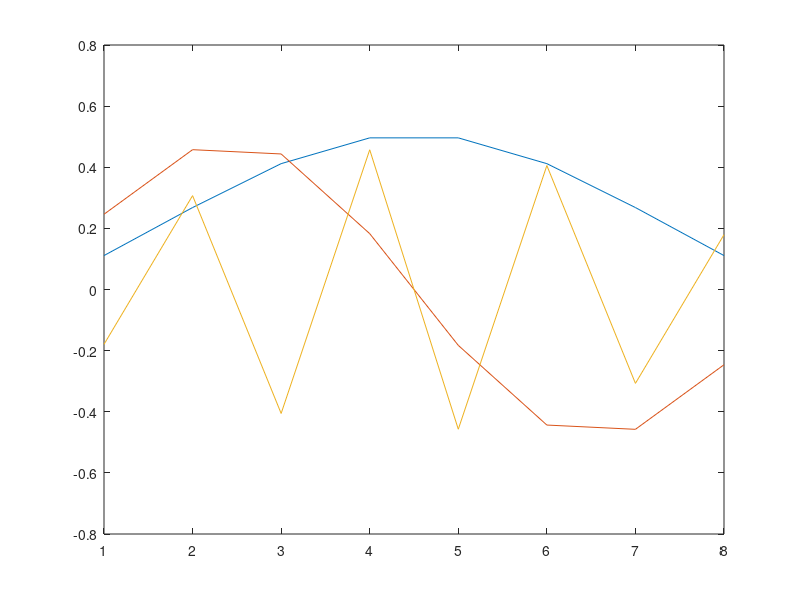

MATLAB code for this plot:
%Stability of Zero Curvature State

%linear stability analysis for the discretized beam PDE
%about K = 0

%size n
n = 10;
e = ones(n,1);

%second derivative operator
A = spdiags([e -2*e e], [0 1 2], n-2, n);

%zero curvature
K = zeros(n-2,1);
    
%Discretized PDE: y_t = A^T A y
%                A y_t = A (A^T A y)
%                   K = A A^T K

%stability of zero state
%det. by eigvals of A A^T
[V, D] = eig(full(-A*A'));
lambdas = diag(D);
lambdas([end, end-1, 1])
plot(V(:,end)); hold on;
plot(V(:,end-1)); 
plot(V(:,1));



